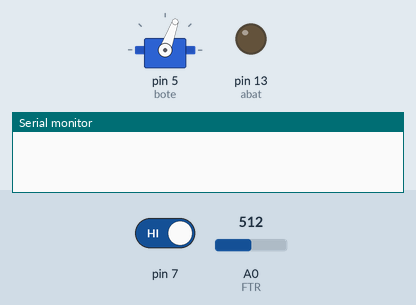
Bench run of a sketch on a simulated Arduino Uno, built with avr-gcc and run on an emulated ATmega328P. On the bench: servo, output pins drawn as LEDs (lit = HIGH), the last lines printed to the serial monitor. The test bench sets the inputs (shaded band); at power-on: pin 7 HIGH, A0 (FTR) = 512.

Above: at 4.8 s.
4.9 s: pin 7 driven LOW
At 6.3 s:
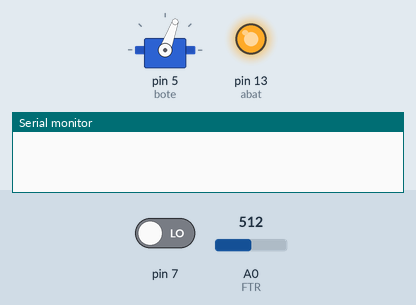
At 10.2 s:
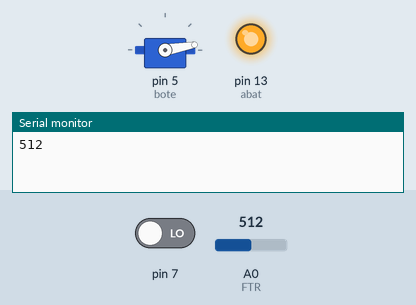
10.9 s: A0 (FTR) set to 561
13.6 s: A0 (FTR) set to 591
19.6 s: pin 7 driven HIGH
At 24.9 s:
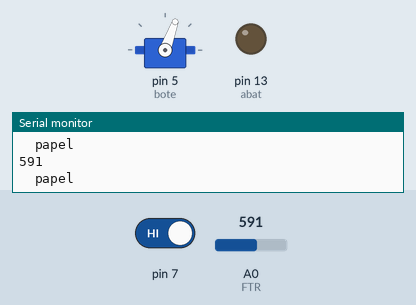
Timing chart, 0 to 26.4 s (numbered marks = the images above; inputs shaded):
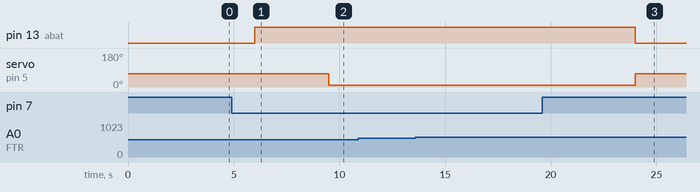

Measured:
- after the input at 4.9 s, pin 13 (abat): LOW → HIGH after 1.1 s; servo on pin 5 (bote): 70° → 10° after 4.6 s
- after the input at 19.6 s, pin 13 (abat): HIGH → LOW after 4.4 s; servo on pin 5 (bote): 10° → 70° after 4.4 s

The sketch:

sketch_jun12a.ino
```cpp
#include <Servo.h>
#define FTR A0     //El LDR esta conectador en el pin A0
int optico=7;
int abat = 13;
int ftr;
Servo bote;
char incomingByte;  // incoming data

void setup() {
  Serial.begin(9600); // initialization
 bote.attach(5);
 pinMode(7  ,INPUT);
 pinMode(FTR,INPUT);
 pinMode(13, OUTPUT);
}

void loop() {


//Serial.println(optico);

//incomingByte = Serial.read(); // read byte
optico=digitalRead(7);

if(optico ==0)
{


digitalWrite(abat,HIGH);


delay(2500);
ftr = analogRead(FTR);
Serial.println(ftr);
delay(1000);
if (ftr>=100 && ftr<=250)
{
  Serial.println("  plastico  ");
  //Serial.println(ftr);
 delay(1000);
}

if (ftr>=730 && ftr<=1000)
{
Serial.println("   lata ");
}
if (ftr>=580 && ftr<=700)
{
  Serial.println("  papel ");
}
bote.write(10);
delay(1000);
}
else
{
bote.write(70);
digitalWrite(abat,LOW);
delay(2000);
}
}
```
